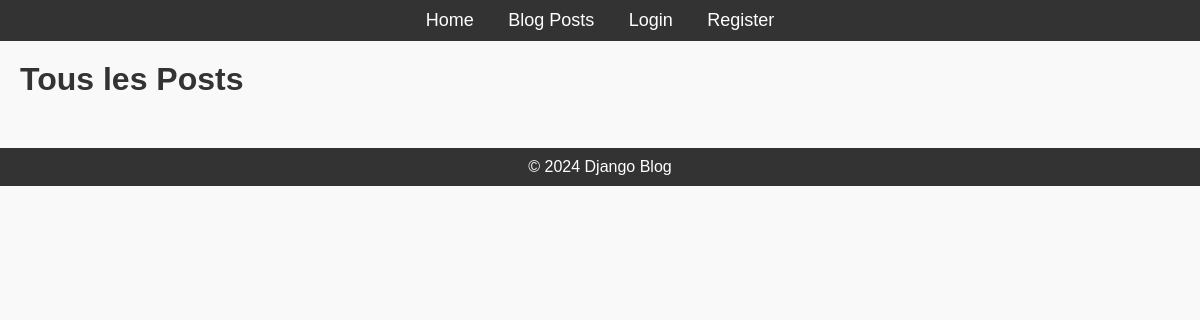
/post/, run on an earlier commit of the app's database.
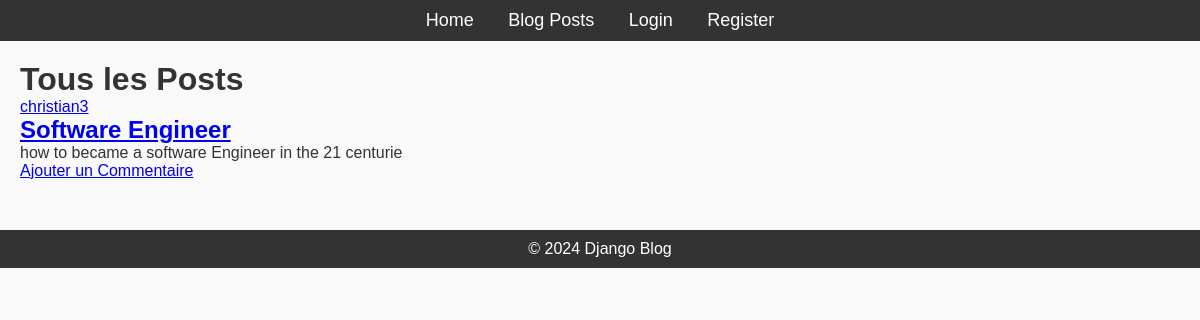
And on a later commit of the database.
### blog/models.py (models this page shows)
class Post(models.Model):
    title = models.CharField(max_length=200)
    content = models.TextField()
    published_date = models.DateTimeField(auto_now_add=True)
    author = models.ForeignKey(User, on_delete=models.CASCADE)

### blog/views.py (the view)
class PostListView(ListView):
    model = Post
    template_name = 'blog/home.html'  # <app>/<model>_<viewtype>.html
    context_object_name = 'posts'
    ordering = ['-published_date'] # Ordre : plus récent en premier
    paginate_by = 5 # Optionnel : ajoute la pagination

### blog/templates/blog/home.html (shortened to what this page needs)
{% extends "base.html" %}
{% block content %}
    <h1>Tous les Posts</h1>
    {% for post in posts %}
        <article class="media content-section">
            <div class="media-body">
                <div class="article-metadata">
                    <a class="mr-2" href="#">{{ post.author.username }}</a>
                </div>
                <h2><a class="article-title" href="{% url 'post-detail' post.id %}">{{ post.title }}</a></h2>
                <p class="article-content">{{ post.content|truncatechars:100 }}</p>
                <a href="{% url 'add-comment' post.id %}">Ajouter un Commentaire</a>
            </div>
        </article>
    {% endfor %}
{% endblock content %}

### blog/templates/base.html (shortened to what this page needs)
<!DOCTYPE html>
<html lang="en">
{% load static %}
<head>
    <link rel="stylesheet" href="{% static 'css/styles.css' %}">
</head>
<body>
    <header>
        <nav>
            <ul>
                <li><a href="{% url 'home' %}">Home</a></li>
                <li><a href="{% url 'posts' %}">Blog Posts</a></li>
                <li><a href="{% url 'login' %}">Login</a></li>
                <li><a href="{% url 'register' %}">Register</a></li>
            </ul>
        </nav>
    </header>
    <div class="content">
        {% block content %}{% endblock %}
    </div>
    <footer>
        <p>&copy; 2024 Django Blog</p>
    </footer>
</body>
</html>

### blog/static/css/styles.css (style rules this page uses)
* { margin: 0; padding: 0; box-sizing: border-box; }
body { font-family: Arial, sans-serif; background-color: #f9f9f9; color: #333; }
header { background-color: #333; padding: 10px; text-align: center; }
header nav ul { list-style-type: none; }
header nav ul li { display: inline; margin: 0 15px; }
header nav ul li a { color: white; text-decoration: none; font-size: 18px; }
.content { margin: 20px; }
footer { text-align: center; margin-top: 50px; padding: 10px; background-color: #333; color: white; }

What changed in the data, as far as the page shows it:
added Post: author.username "christian3", title "Software Engineer", content "how to became a software Engineer in the 21 centurie"
